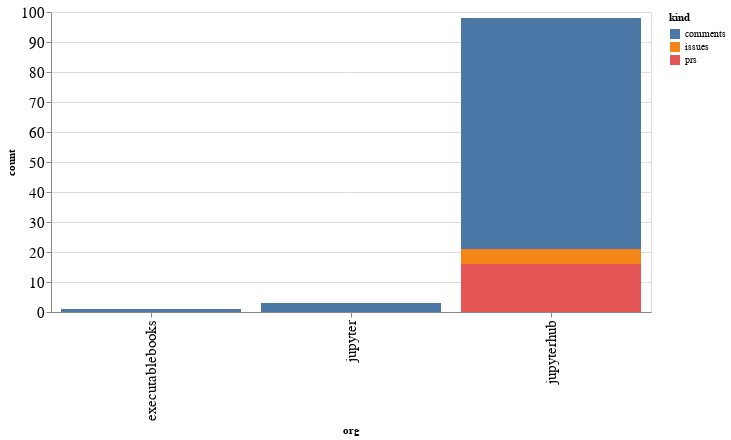

Source (notebook cell):
### Code cell
alt.Chart(org_summaries, width=600).mark_bar().encode(
    x='org',
    y='count',
    color='kind',
    tooltip="org"
)

### Figure 1 — Vega-Lite specification as saved in the notebook (floating-point values rounded to 4 significant figures)
{"config": {"axisLeft": {"labelFontSize": 15}, "axisBottom": {"labelFontSize": 15}}, "data": {"name": "data-34474aca277ee59811a757f48405e08e"}, "mark": "bar", "encoding": {"color": {"type": "nominal", "field": "kind"}, "tooltip": {"type": "nominal", "field": "org"}, "x": {"type": "nominal", "field": "org"}, "y": {"type": "quantitative", "field": "count"}}, "width": 600, "$schema": "https://vega.github.io/schema/vega-lite/v4.8.1.json", "datasets": {"data-34474aca277ee59811a757f48405e08e": [{"org": "executablebooks", "kind": "comments", "count": 1}, {"org": "jupyter", "kind": "comments", "count": 3}, {"org": "jupyterhub", "kind": "comments", "count": 77}, {"org": "jupyterhub", "kind": "issues", "count": 5}, {"org": "jupyterhub", "kind": "prs", "count": 16}]}}
